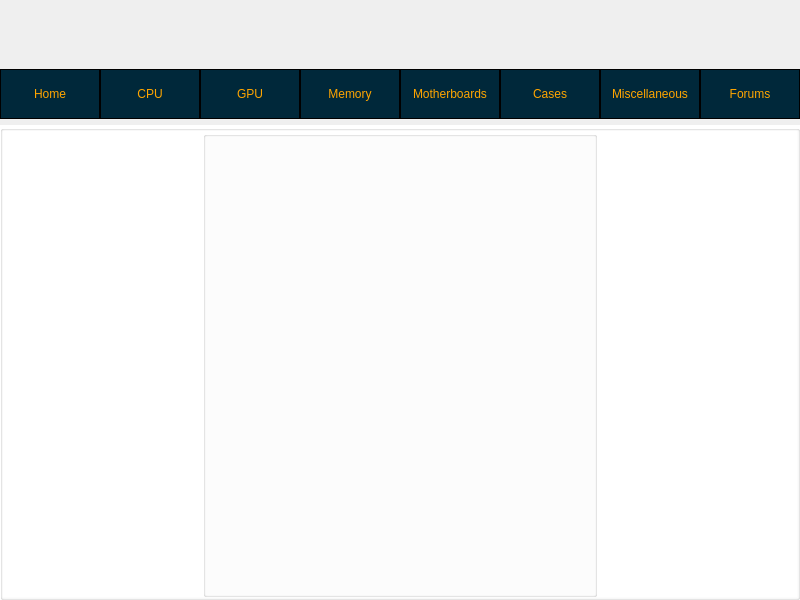
<?xml version="1.0" encoding="UTF-8"?>
<ui version="4.0">
 <class>ShoppingMenu</class>
 <widget class="QMainWindow" name="ShoppingMenu">
  <property name="geometry">
   <rect>
    <x>0</x>
    <y>0</y>
    <width>800</width>
    <height>600</height>
   </rect>
  </property>
  <property name="windowTitle">
   <string>Parts Authority</string>
  </property>
  <widget class="QWidget" name="centralwidget">
   <layout class="QVBoxLayout" name="c">
    <property name="spacing">
     <number>0</number>
    </property>
    <property name="leftMargin">
     <number>0</number>
    </property>
    <property name="topMargin">
     <number>0</number>
    </property>
    <property name="rightMargin">
     <number>0</number>
    </property>
    <property name="bottomMargin">
     <number>0</number>
    </property>
    <item>
     <widget class="QWidget" name="topWidget" native="true">
      <property name="sizePolicy">
       <sizepolicy hsizetype="Preferred" vsizetype="Minimum">
        <horstretch>0</horstretch>
        <verstretch>0</verstretch>
       </sizepolicy>
      </property>
      <property name="minimumSize">
       <size>
        <width>0</width>
        <height>100</height>
       </size>
      </property>
      <property name="maximumSize">
       <size>
        <width>1677215</width>
        <height>125</height>
       </size>
      </property>
      <layout class="QVBoxLayout" name="topLayout">
       <property name="spacing">
        <number>0</number>
       </property>
       <property name="leftMargin">
        <number>0</number>
       </property>
       <property name="topMargin">
        <number>0</number>
       </property>
       <property name="rightMargin">
        <number>0</number>
       </property>
       <property name="bottomMargin">
        <number>0</number>
       </property>
       <item>
        <widget class="QFrame" name="bannerFrame">
         <property name="styleSheet">
          <string notr="true"/>
         </property>
         <layout class="QHBoxLayout" name="BannerLayout">
          <property name="spacing">
           <number>0</number>
          </property>
          <property name="leftMargin">
           <number>0</number>
          </property>
          <property name="topMargin">
           <number>0</number>
          </property>
          <property name="rightMargin">
           <number>0</number>
          </property>
          <property name="bottomMargin">
           <number>0</number>
          </property>
          <item>
           <widget class="QLabel" name="banner">
            <property name="sizePolicy">
             <sizepolicy hsizetype="Preferred" vsizetype="Preferred">
              <horstretch>0</horstretch>
              <verstretch>0</verstretch>
             </sizepolicy>
            </property>
            <property name="maximumSize">
             <size>
              <width>16777215</width>
              <height>100</height>
             </size>
            </property>
            <property name="text">
             <string/>
            </property>
            <property name="pixmap">
             <pixmap>banner.jpg</pixmap>
            </property>
            <property name="scaledContents">
             <bool>true</bool>
            </property>
           </widget>
          </item>
         </layout>
        </widget>
       </item>
       <item>
        <widget class="QFrame" name="horizontalFrame">
         <property name="sizePolicy">
          <sizepolicy hsizetype="Preferred" vsizetype="Preferred">
           <horstretch>0</horstretch>
           <verstretch>0</verstretch>
          </sizepolicy>
         </property>
         <property name="minimumSize">
          <size>
           <width>0</width>
           <height>40</height>
          </size>
         </property>
         <layout class="QHBoxLayout" name="buttonLayout">
          <property name="spacing">
           <number>0</number>
          </property>
          <property name="leftMargin">
           <number>0</number>
          </property>
          <property name="topMargin">
           <number>0</number>
          </property>
          <property name="rightMargin">
           <number>0</number>
          </property>
          <property name="bottomMargin">
           <number>0</number>
          </property>
          <item>
           <widget class="QPushButton" name="homeBtn">
            <property name="sizePolicy">
             <sizepolicy hsizetype="Minimum" vsizetype="Maximum">
              <horstretch>0</horstretch>
              <verstretch>0</verstretch>
             </sizepolicy>
            </property>
            <property name="maximumSize">
             <size>
              <width>16777215</width>
              <height>50</height>
             </size>
            </property>
            <property name="styleSheet">
             <string notr="true">background-color:#00283a;
border: 1px solid black;
color: orange;
</string>
            </property>
            <property name="text">
             <string>Home</string>
            </property>
            <property name="iconSize">
             <size>
              <width>32</width>
              <height>32</height>
             </size>
            </property>
            <property name="flat">
             <bool>true</bool>
            </property>
           </widget>
          </item>
          <item>
           <widget class="QPushButton" name="pushButton">
            <property name="sizePolicy">
             <sizepolicy hsizetype="Minimum" vsizetype="Maximum">
              <horstretch>0</horstretch>
              <verstretch>0</verstretch>
             </sizepolicy>
            </property>
            <property name="maximumSize">
             <size>
              <width>16777215</width>
              <height>50</height>
             </size>
            </property>
            <property name="styleSheet">
             <string notr="true">background-color:#00283a;
border: 1px solid black;
color: orange;
</string>
            </property>
            <property name="text">
             <string>CPU</string>
            </property>
            <property name="iconSize">
             <size>
              <width>32</width>
              <height>32</height>
             </size>
            </property>
            <property name="flat">
             <bool>true</bool>
            </property>
           </widget>
          </item>
          <item>
           <widget class="QPushButton" name="gpuBtn">
            <property name="sizePolicy">
             <sizepolicy hsizetype="Minimum" vsizetype="Maximum">
              <horstretch>0</horstretch>
              <verstretch>0</verstretch>
             </sizepolicy>
            </property>
            <property name="maximumSize">
             <size>
              <width>16777215</width>
              <height>50</height>
             </size>
            </property>
            <property name="styleSheet">
             <string notr="true">background-color:#00283a;
border: 1px solid black;
color: orange;
</string>
            </property>
            <property name="text">
             <string>GPU</string>
            </property>
           </widget>
          </item>
          <item>
           <widget class="QPushButton" name="memBtn">
            <property name="sizePolicy">
             <sizepolicy hsizetype="Minimum" vsizetype="Maximum">
              <horstretch>0</horstretch>
              <verstretch>0</verstretch>
             </sizepolicy>
            </property>
            <property name="maximumSize">
             <size>
              <width>16777215</width>
              <height>50</height>
             </size>
            </property>
            <property name="styleSheet">
             <string notr="true">background-color:#00283a;
border: 1px solid black;
color: orange;
</string>
            </property>
            <property name="text">
             <string>Memory</string>
            </property>
           </widget>
          </item>
          <item>
           <widget class="QPushButton" name="moboBtn">
            <property name="sizePolicy">
             <sizepolicy hsizetype="Minimum" vsizetype="Maximum">
              <horstretch>0</horstretch>
              <verstretch>0</verstretch>
             </sizepolicy>
            </property>
            <property name="maximumSize">
             <size>
              <width>16777215</width>
              <height>50</height>
             </size>
            </property>
            <property name="styleSheet">
             <string notr="true">background-color:#00283a;
border: 1px solid black;
color: orange;
</string>
            </property>
            <property name="text">
             <string>Motherboards</string>
            </property>
            <property name="iconSize">
             <size>
              <width>32</width>
              <height>32</height>
             </size>
            </property>
            <property name="flat">
             <bool>true</bool>
            </property>
           </widget>
          </item>
          <item>
           <widget class="QPushButton" name="caseBtn">
            <property name="sizePolicy">
             <sizepolicy hsizetype="Minimum" vsizetype="Maximum">
              <horstretch>0</horstretch>
              <verstretch>0</verstretch>
             </sizepolicy>
            </property>
            <property name="maximumSize">
             <size>
              <width>16777215</width>
              <height>50</height>
             </size>
            </property>
            <property name="styleSheet">
             <string notr="true">background-color:#00283a;
border: 1px solid black;
color: orange;
</string>
            </property>
            <property name="text">
             <string>Cases</string>
            </property>
            <property name="iconSize">
             <size>
              <width>32</width>
              <height>32</height>
             </size>
            </property>
            <property name="flat">
             <bool>false</bool>
            </property>
           </widget>
          </item>
          <item>
           <widget class="QPushButton" name="miscBtn">
            <property name="sizePolicy">
             <sizepolicy hsizetype="Minimum" vsizetype="Maximum">
              <horstretch>0</horstretch>
              <verstretch>0</verstretch>
             </sizepolicy>
            </property>
            <property name="maximumSize">
             <size>
              <width>16777215</width>
              <height>50</height>
             </size>
            </property>
            <property name="styleSheet">
             <string notr="true">background-color:#00283a;
border: 1px solid black;
color: orange;
</string>
            </property>
            <property name="text">
             <string>Miscellaneous</string>
            </property>
            <property name="iconSize">
             <size>
              <width>32</width>
              <height>32</height>
             </size>
            </property>
            <property name="flat">
             <bool>true</bool>
            </property>
           </widget>
          </item>
          <item>
           <widget class="QPushButton" name="forumsBtn">
            <property name="sizePolicy">
             <sizepolicy hsizetype="Minimum" vsizetype="Maximum">
              <horstretch>0</horstretch>
              <verstretch>0</verstretch>
             </sizepolicy>
            </property>
            <property name="maximumSize">
             <size>
              <width>16777215</width>
              <height>50</height>
             </size>
            </property>
            <property name="styleSheet">
             <string notr="true">background-color:#00283a;
border: 1px solid black;
color: orange;
</string>
            </property>
            <property name="text">
             <string>Forums</string>
            </property>
            <property name="iconSize">
             <size>
              <width>32</width>
              <height>32</height>
             </size>
            </property>
            <property name="flat">
             <bool>true</bool>
            </property>
           </widget>
          </item>
         </layout>
        </widget>
       </item>
      </layout>
     </widget>
    </item>
    <item>
     <widget class="QGroupBox" name="contentGroupBox">
      <property name="styleSheet">
       <string notr="true">background-color: white;</string>
      </property>
      <layout class="QHBoxLayout" name="contentLayout">
       <property name="spacing">
        <number>0</number>
       </property>
       <property name="leftMargin">
        <number>0</number>
       </property>
       <property name="topMargin">
        <number>0</number>
       </property>
       <property name="rightMargin">
        <number>0</number>
       </property>
       <property name="bottomMargin">
        <number>0</number>
       </property>
       <item>
        <widget class="QWidget" name="leftWidget" native="true">
         <property name="minimumSize">
          <size>
           <width>200</width>
           <height>0</height>
          </size>
         </property>
         <property name="styleSheet">
          <string notr="true"/>
         </property>
         <layout class="QVBoxLayout" name="leftLayout">
          <property name="spacing">
           <number>0</number>
          </property>
          <property name="leftMargin">
           <number>0</number>
          </property>
          <property name="topMargin">
           <number>0</number>
          </property>
          <property name="rightMargin">
           <number>0</number>
          </property>
          <property name="bottomMargin">
           <number>0</number>
          </property>
         </layout>
        </widget>
       </item>
       <item>
        <widget class="QGroupBox" name="verticalGroupBox">
         <property name="sizePolicy">
          <sizepolicy hsizetype="Expanding" vsizetype="Preferred">
           <horstretch>0</horstretch>
           <verstretch>0</verstretch>
          </sizepolicy>
         </property>
         <property name="styleSheet">
          <string notr="true"/>
         </property>
         <layout class="QVBoxLayout" name="verticalGroupLayout">
          <property name="spacing">
           <number>0</number>
          </property>
          <property name="leftMargin">
           <number>0</number>
          </property>
          <property name="topMargin">
           <number>0</number>
          </property>
          <property name="rightMargin">
           <number>0</number>
          </property>
          <property name="bottomMargin">
           <number>0</number>
          </property>
         </layout>
        </widget>
       </item>
       <item>
        <widget class="QWidget" name="rightWidget" native="true">
         <property name="minimumSize">
          <size>
           <width>200</width>
           <height>0</height>
          </size>
         </property>
         <property name="styleSheet">
          <string notr="true"/>
         </property>
         <layout class="QVBoxLayout" name="rightLayout">
          <property name="spacing">
           <number>6</number>
          </property>
          <property name="leftMargin">
           <number>0</number>
          </property>
          <property name="topMargin">
           <number>0</number>
          </property>
          <property name="rightMargin">
           <number>0</number>
          </property>
          <property name="bottomMargin">
           <number>0</number>
          </property>
         </layout>
        </widget>
       </item>
      </layout>
     </widget>
    </item>
   </layout>
  </widget>
 </widget>
 <resources>
  <include location="drawable/image.qrc"/>
 </resources>
 <connections/>
</ui>
